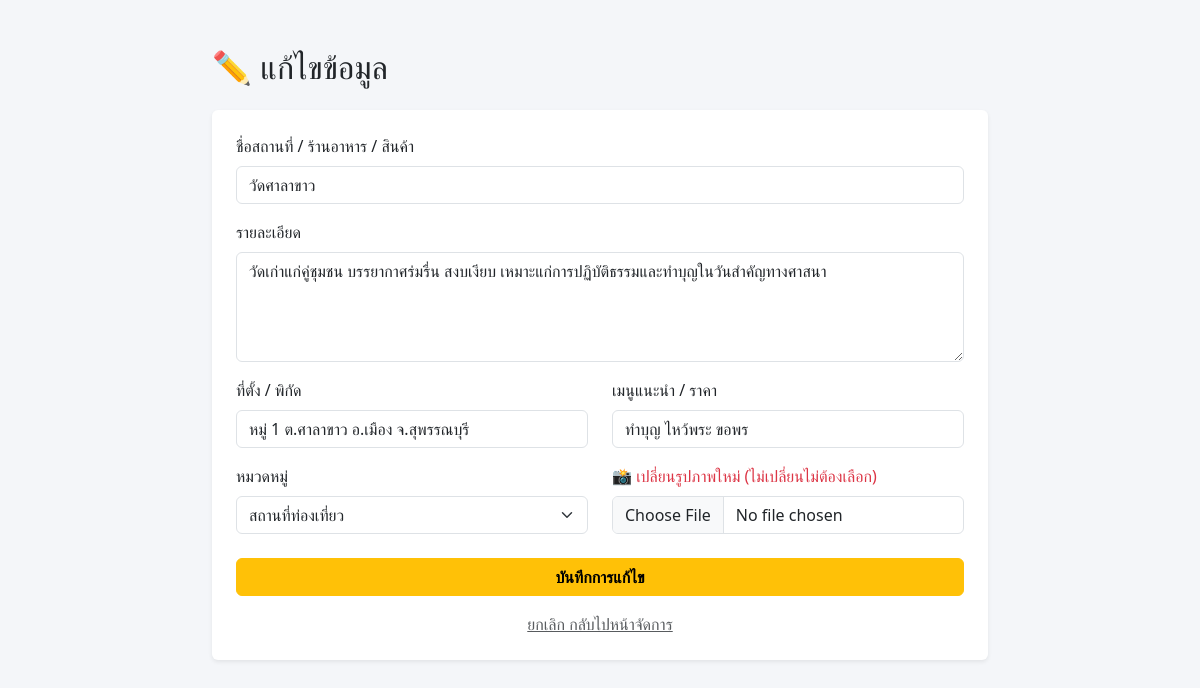
Page /admin/edit.php?id=2 (signed in) on the committed database.
### tables this page shows
CREATE TABLE `items` (
  `id` int(11) NOT NULL,
  `title` varchar(255) NOT NULL,
  `description` text DEFAULT NULL,
  `location` varchar(255) DEFAULT NULL,
  `highlight_info` varchar(255) DEFAULT NULL,
  `image_name` varchar(255) DEFAULT NULL,
  `category` enum('tourist','restaurant','otop') NOT NULL,
  `created_at` timestamp NOT NULL DEFAULT current_timestamp()
);

### admin/edit.php (the view, shortened to what this page needs)
<?php
require_once '../db_connect.php';
$id = $_GET['id'];
$stmt = $conn->prepare("SELECT * FROM items WHERE id = ?");
$stmt->execute([$id]);
$item = $stmt->fetch(PDO::FETCH_ASSOC);
?>
<!DOCTYPE html>
<html lang="th">
<head>
    <link href="https://cdn.jsdelivr.net/npm/bootstrap@5.3.0/dist/css/bootstrap.min.css" rel="stylesheet">
</head>
<body style="background-color: #f4f6f9;">
<div class="container mt-5" style="max-width: 800px;">
    <h2>✏️ แก้ไขข้อมูล</h2>
    <div class="card p-4 mt-4 shadow-sm border-0">
        <form method="post" enctype="multipart/form-data">
            <div class="mb-3">
                <label class="form-label">ชื่อสถานที่ / ร้านอาหาร / สินค้า</label>
                <input type="text" name="title" class="form-control" value="<?php echo htmlspecialchars($item['title']); ?>" required>
            </div>
            <div class="mb-3">
                <label class="form-label">รายละเอียด</label>
                <textarea name="description" class="form-control" rows="4" required><?php echo htmlspecialchars($item['description']); ?></textarea>
            </div>
            <div class="row">
                <div class="col-md-6 mb-3">
                    <label class="form-label">ที่ตั้ง / พิกัด</label>
                    <input type="text" name="location" class="form-control" value="<?php echo htmlspecialchars($item['location']); ?>">
                </div>
                <div class="col-md-6 mb-3">
                    <label class="form-label">เมนูแนะนำ / ราคา</label>
                    <input type="text" name="highlight_info" class="form-control" value="<?php echo htmlspecialchars($item['highlight_info']); ?>">
                </div>
            </div>
            <div class="row">
                <div class="col-md-6 mb-3">
                    <label class="form-label">หมวดหมู่</label>
                    <select name="category" class="form-select">
                        <option value="tourist" <?php if($item['category']=='tourist') echo 'selected'; ?>>สถานที่ท่องเที่ยว</option>
                    </select>
                </div>
                <div class="col-md-6 mb-4">
                    <label class="form-label text-danger">📸 เปลี่ยนรูปภาพใหม่ (ไม่เปลี่ยนไม่ต้องเลือก)</label>
                    <input type="file" name="image" class="form-control" accept="image/*">
                </div>
            </div>
            <button type="submit" class="btn btn-warning px-4 w-100 fw-bold">บันทึกการแก้ไข</button>
            <div class="text-center mt-3"><a href="dashboard.php" class="text-muted">ยกเลิก กลับไปหน้าจัดการ</a></div>
        </form>
    </div>
</div>
</body>
</html>

### rows in the picture
items: title "วัดศาลาขาว", description "วัดเก่าแก่คู่ชุมชน บรรยากาศร่มรื่น สงบเงียบ เหมาะแก่การปฏิบัติธรรมและทำบุญในวันสำคัญทางศาสนา", location "หมู่ 1 ต.ศาลาขาว อ.เมือง จ.สุพรรณบุรี", highlight_info "ทำบุญ ไหว้พระ ขอพร", category "สถานที่ท่องเที่ยว"
